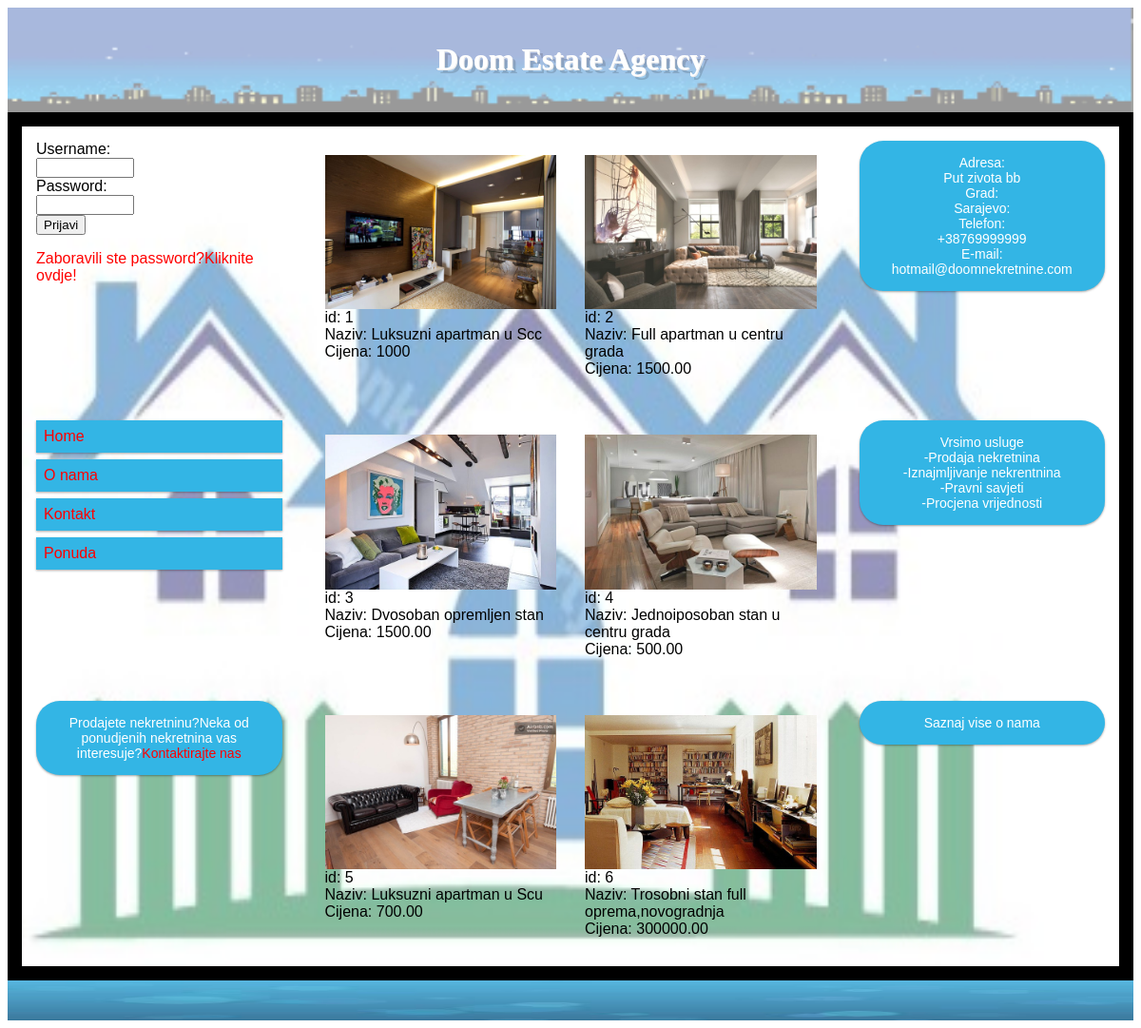
The app's page /ponuda.php with its own data.
### tables this page shows
CREATE TABLE `nekretnine` (
  `id` int(6) UNSIGNED NOT NULL,
  `naziv` varchar(60) NOT NULL,
  `cijena` varchar(30) NOT NULL,
  `ikona` varchar(30) NOT NULL,
  `Brine_admin` int(6) UNSIGNED DEFAULT NULL
);

### ponuda.php (the view, shortened to what this page needs)
<!DOCTYPE html>
<html>
<head>
<link rel="stylesheet" href="grid.css">
</head>
<body onload="UcitajFormuLogin()">
<div id="sve">
<div class="header">
<h1 id="Gore">
Doom Estate Agency
</h1>
</div>
<div class="sredina">
<div class="row">
<div class="col-3 col-m-3">
 <form name="forma2" action="<?php echo htmlspecialchars($_SERVER["PHP_SELF"]);?>" method="post">
<?php
$servername = "localhost";
$username = "root";
$password = "";
$dbname = "myDB";
$conn = new mysqli($servername, $username, $password,$dbname);
$k=0;
if($k==0){
echo "Username:<br>";
 echo "<input type=text name=korisnik><br>";
echo "Password:<br>";
 echo "<input type=password name=pass><br>";
echo "<input type=submit  value=Prijavi se name=Signin>";
echo "<p><a href=passprob.html>Zaboravili ste password?Kliknite ovdje!</a></p><br>";
}
?>
</form>
</div>
<div class="col-6 col-m-6">
<div class="col-6 col-m-6">
<?php
$sql = "SELECT id,naziv,cijena,ikona FROM nekretnine";
$result = $conn->query($sql);
$pom=0;
if ($result->num_rows >= 1) {
    while($row = $result->fetch_assoc()) {
if($pom==0)
{
echo '<img src="'.$row["ikona"].'" width=100% align=left vertical-align:middle >';
   echo "id: " . $row["id"]. "<br>";
echo "Naziv: " . $row["naziv"]. "<br>";
echo "Cijena: " . $row["cijena"]. "<br>";
 }
$pom++;
}
} else {
    echo "0 results";
}
?>
</div>
<div class="col-6 col-m-6">
<?php
$sql = "SELECT id,naziv,cijena,ikona FROM nekretnine";
$result = $conn->query($sql);
$pom=0;
if ($result->num_rows >= 2) {
    while($row = $result->fetch_assoc()) {
if($pom==1)
{
echo '<img src="'.$row["ikona"].'" width=100% align=left vertical-align:middle >';
   echo "id: " . $row["id"]. "<br>";
echo "Naziv: " . $row["naziv"]. "<br>";
echo "Cijena: " . $row["cijena"]. "<br>";
 }
$pom++;
}
} else {
    echo "0 results";
}
?>
</div>
</div>
<div class="col-3 col-m-12">
<div class="aside">
Adresa:<br>
Put zivota bb<br>
Grad:<br>
Sarajevo:<br>
Telefon:<br>
+38769999999<br>
E-mail:<br>
hotmail@doomnekretnine.com
</div>
</div>
</div>
<div class="row">
<div class="col-3 col-m-3 menu">
<ul>
<li> <a href="Home.php">Home</a></li>
<li> <a href="informacije.php">O nama</a></li>
<li> <a href="kontakt.php">Kontakt</a></li>
<li> <a href="ponuda.php">Ponuda</a></li>
</ul>
</div>
<div class="col-6 col-m-6">
<div class="col-6 col-m-6">
<?php
$sql = "SELECT id,naziv,cijena,ikona FROM nekretnine";
$result = $conn->query($sql);
$pom=0;
if ($result->num_rows >= 3) {
    while($row = $result->fetch_assoc()) {
if($pom==2)
{
echo '<img src="'.$row["ikona"].'" width=100% align=left vertical-align:middle >';
   echo "id: " . $row["id"]. "<br>";
echo "Naziv: " . $row["naziv"]. "<br>";
echo "Cijena: " . $row["cijena"]. "<br>";
 }
$pom++;
}
} else {
    echo "0 results";
}
?>
</div>
<div class="col-6 col-m-6">
<?php
$sql = "SELECT id,naziv,cijena,ikona FROM nekretnine";
$result = $conn->query($sql);
$pom=0;
if ($result->num_rows >= 4) {
    while($row = $result->fetch_assoc()) {
if($pom==3)
{
echo '<img src="'.$row["ikona"].'" width=100% align=left vertical-align:middle >';
   echo "id: " . $row["id"]. "<br>";
echo "Naziv: " . $row["naziv"]. "<br>";
echo "Cijena: " . $row["cijena"]. "<br>";
 }
$pom++;
}
} else {
    echo "0 results";
}
?>
</div>
</div>
<div class="col-3 col-m-12">
<div class="aside">
Vrsimo usluge <br>
-Prodaja nekretnina<br>
-Iznajmljivanje nekrentnina<br>
-Pravni savjeti<br>
-Procjena vrijednosti<br>
</div>
</div>
</div>
<div class="row">
<div class="col-3 col-m-3">
<div class="aside">
Prodajete nekretninu?Neka od ponudjenih nekretnina vas interesuje?<a href="kontakt.html">Kontaktirajte nas</a>
</div>
</div>
<div class="col-6 col-m-6">
<div class="col-6 col-m-6">
  <?php
$sql = "SELECT id,naziv,cijena,ikona FROM nekretnine";
$result = $conn->query($sql);
$pom=0;
if ($result->num_rows >= 5) {
    while($row = $result->fetch_assoc()) {
if($pom==4)
{
echo '<img src="'.$row["ikona"].'" width=100% align=left vertical-align:middle >';
   echo "id: " . $row["id"]. "<br>";
echo "Naziv: " . $row["naziv"]. "<br>";
echo "Cijena: " . $row["cijena"]. "<br>";
 }
$pom++;
}
} else {
    echo "0 results";
}
?>
</div>
<div class="col-6 col-m-6">
<?php
$sql = "SELECT id,naziv,cijena,ikona FROM nekretnine";
$result = $conn->query($sql);
$pom=0;
if ($result->num_rows >= 6) {
    while($row = $result->fetch_assoc()) {
if($pom==5)
{
echo '<img src="'.$row["ikona"].'" width=100% align=left vertical-align:middle >';
   echo "id: " . $row["id"]. "<br>";
echo "Naziv: " . $row["naziv"]. "<br>";
echo "Cijena: " . $row["cijena"]. "<br>";
 }
$pom++;
}
} else {
    echo "0 results";
}
?>
</div>
</div>
<div class="col-3 col-m-12">
<div class="aside">
Saznaj vise o nama
</div>
</div>
</div>
</div>
<div class="footer">
</div>
</div>
</body>
</html>

### grid.css (style rules this page uses)
.row::after { content: ""; clear: both; display: block; }
[class*="col-"] { float: left; padding: 15px; }
html { font-family: "Lucida Sans", sans-serif; }
.header { background-color: #9933cc; color: #ffffff; padding: 15px; background-image:url("grad2.jpg"); background-size:cover; background-repeat:no-repeat; background-size: 100% 100%; }
.menu ul { list-style-type: none; margin: 0; padding: 0; }
.menu li { padding: 8px; margin-bottom: 7px; background-color :#33b5e5; color: #ffffff; box-shadow: 0 1px 3px rgba(0,0,0,0.12), 0 1px 2px rgba(0,0,0,0.24); }
.aside { background-color: #33b5e5; padding: 15px; color: #ffffff; text-align: center; font-size: 14px; box-shadow: 0 1px 3px rgba(0,0,0,0.12), 0 1px 2px rgba(0,0,0,0.24); border-radius: 25px; word-wrap: break-word; }
.footer { background-color: #0099cc; color: #ffffff; text-align: center; font-size: 12px; padding: 15px;background-image:url("slika3.jpg"); background-size:cover; background-repeat:no-repeat; background-size: 100% 100%; }
[class*="col-"] { word-wrap: break-word; width: 100%; }
@media only screen and (min-width: 600px) { input[type="text"] { width: 40%; margin : 0 auto; align:left; } }
@media only screen and (min-width: 600px) { input[type="password"] { width: 40%; margin : 0 auto; align:left; } }
@media only screen and (min-width: 600px) { .col-m-3 { width: 25%; } }
@media only screen and (min-width: 600px) { .col-m-6 { width: 50%; } }
@media only screen and (min-width: 600px) { .col-m-12 { width: 100%; } }
@media only screen and (min-width: 768px) { input[type="text"] { width: 40%; margin : 0 auto; align:left; } }
@media only screen and (min-width: 768px) { input[type="password"] { width: 40%; margin : 0 auto; align:left; } }
@media only screen and (min-width: 768px) { .col-3 { width: 25%; } }
@media only screen and (min-width: 768px) { .col-6 { width: 50%; } }
a:link { color: red; text-decoration: none }
.sredina { padding:0; margin:0; top:0; left:0; background:rgba(255,255,255,0.5); border: 15px solid black; background-image:url("slika2.jpg"); background-size:cover; background-repeat:no-repeat; background-size: 100% 100%; }
h1 { font: 'Lobster Two', Helvetica, sans-serif; text-align:center; text-shadow: 1px 1px 0px #ededed, 4px 4px 0px rgba(0,0,0,0.15); font-family: Lobster Two; word-wrap: break-word; }
p { text-align:left; }
input[type="text"] { width: 40%; margin : 0 auto; align:left; }
input[type="password"] { width: 40%; margin : 0 auto; align:left; }

### records on screen
nekretnine: id "1", naziv "Luksuzni apartman u Scc", cijena "1000"
nekretnine: id "2", naziv "Full apartman u centru grada", cijena "1500.00"
nekretnine: id "3", naziv "Dvosoban opremljen stan", cijena "1500.00"
nekretnine: id "4", naziv "Jednoiposoban stan u centru grada", cijena "500.00"
nekretnine: id "5", naziv "Luksuzni apartman u Scu", cijena "700.00"
nekretnine: id "6", naziv "Trosobni stan full oprema,novogradnja", cijena "300000.00"
